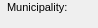
      <widget class="QWidget" name="Additionalinformation_9">
       <property name="geometry">
        <rect>
         <x>0</x>
         <y>0</y>
         <width>98</width>
         <height>28</height>
        </rect>
       </property>
       <attribute name="label">
        <string>Additional information</string>
       </attribute>
       <widget class="QTextEdit" name="descript">
        <property name="geometry">
         <rect>
          <x>110</x>
          <y>165</y>
          <width>431</width>
          <height>25</height>
         </rect>
        </property>
       </widget>
       <widget class="QTextEdit" name="link">
        <property name="enabled">
         <bool>false</bool>
        </property>
        <property name="geometry">
         <rect>
          <x>110</x>
          <y>195</y>
          <width>431</width>
          <height>25</height>
         </rect>
        </property>
       </widget>
       <widget class="QLabel" name="label_descript">
        <property name="geometry">
         <rect>
          <x>10</x>
          <y>165</y>
          <width>91</width>
          <height>22</height>
         </rect>
        </property>
        <property name="font">
         <font>
          <pointsize>8</pointsize>
         </font>
        </property>
        <property name="frameShape">
         <enum>QFrame::NoFrame</enum>
        </property>
        <property name="frameShadow">
         <enum>QFrame::Plain</enum>
        </property>
        <property name="text">
         <string>Description:</string>
        </property>
        <property name="textFormat">
         <enum>Qt::AutoText</enum>
        </property>
        <property name="scaledContents">
         <bool>false</bool>
        </property>
        <property name="alignment">
         <set>Qt::AlignLeading|Qt::AlignLeft|Qt::AlignVCenter</set>
        </property>
        <property name="margin">
         <number>3</number>
        </property>
       </widget>
       <widget class="QLabel" name="label_link">
        <property name="geometry">
         <rect>
          <x>10</x>
          <y>195</y>
          <width>90</width>
          <height>22</height>
         </rect>
        </property>
        <property name="font">
         <font>
          <pointsize>8</pointsize>
         </font>
        </property>
        <property name="frameShape">
         <enum>QFrame::NoFrame</enum>
        </property>
        <property name="frameShadow">
         <enum>QFrame::Plain</enum>
        </property>
        <property name="text">
         <string>Link:</string>
        </property>
        <property name="textFormat">
         <enum>Qt::AutoText</enum>
        </property>
        <property name="scaledContents">
         <bool>false</bool>
        </property>
        <property name="alignment">
         <set>Qt::AlignLeading|Qt::AlignLeft|Qt::AlignVCenter</set>
        </property>
        <property name="margin">
         <number>3</number>
        </property>
       </widget>
       <widget class="QTextEdit" name="observ">
        <property name="geometry">
         <rect>
          <x>110</x>
          <y>105</y>
          <width>431</width>
          <height>25</height>
         </rect>
        </property>
       </widget>
       <widget class="QTextEdit" name="comment">
        <property name="geometry">
         <rect>
          <x>110</x>
          <y>135</y>
          <width>431</width>
          <height>25</height>
         </rect>
        </property>
        <property name="frameShadow">
         <enum>QFrame::Sunken</enum>
        </property>
        <property name="lineWidth">
         <number>1</number>
        </property>
       </widget>
       <widget class="QTextEdit" name="annotation">
        <property name="geometry">
         <rect>
          <x>110</x>
          <y>75</y>
          <width>431</width>
          <height>25</height>
         </rect>
        </property>
        <property name="frameShape">
         <enum>QFrame::StyledPanel</enum>
        </property>
        <property name="frameShadow">
         <enum>QFrame::Raised</enum>
        </property>
       </widget>
       <widget class="QLabel" name="label_annotation">
        <property name="geometry">
         <rect>
          <x>10</x>
          <y>75</y>
          <width>90</width>
          <height>22</height>
         </rect>
        </property>
        <property name="font">
         <font>
          <pointsize>8</pointsize>
         </font>
        </property>
        <property name="frameShape">
         <enum>QFrame::NoFrame</enum>
        </property>
        <property name="frameShadow">
         <enum>QFrame::Plain</enum>
        </property>
        <property name="text">
         <string>Annotation:</string>
        </property>
        <property name="textFormat">
         <enum>Qt::AutoText</enum>
        </property>
        <property name="scaledContents">
         <bool>false</bool>
        </property>
        <property name="alignment">
         <set>Qt::AlignLeading|Qt::AlignLeft|Qt::AlignVCenter</set>
        </property>
        <property name="margin">
         <number>3</number>
        </property>
       </widget>
       <widget class="QLabel" name="label_observ">
        <property name="geometry">
         <rect>
          <x>10</x>
          <y>105</y>
          <width>90</width>
          <height>22</height>
         </rect>
        </property>
        <property name="font">
         <font>
          <pointsize>8</pointsize>
         </font>
        </property>
        <property name="frameShape">
         <enum>QFrame::NoFrame</enum>
        </property>
        <property name="frameShadow">
         <enum>QFrame::Plain</enum>
        </property>
        <property name="text">
         <string>Observation:</string>
        </property>
        <property name="textFormat">
         <enum>Qt::AutoText</enum>
        </property>
        <property name="scaledContents">
         <bool>false</bool>
        </property>
        <property name="alignment">
         <set>Qt::AlignLeading|Qt::AlignLeft|Qt::AlignVCenter</set>
        </property>
        <property name="margin">
         <number>3</number>
        </property>
       </widget>
       <widget class="QLabel" name="label_comment">
        <property name="geometry">
         <rect>
          <x>10</x>
          <y>135</y>
          <width>90</width>
          <height>22</height>
         </rect>
        </property>
        <property name="font">
         <font>
          <pointsize>8</pointsize>
         </font>
        </property>
        <property name="frameShape">
         <enum>QFrame::NoFrame</enum>
        </property>
        <property name="frameShadow">
         <enum>QFrame::Plain</enum>
        </property>
        <property name="text">
         <string>Comment:</string>
        </property>
        <property name="textFormat">
         <enum>Qt::AutoText</enum>
        </property>
        <property name="scaledContents">
         <bool>false</bool>
        </property>
        <property name="alignment">
         <set>Qt::AlignLeading|Qt::AlignLeft|Qt::AlignVCenter</set>
        </property>
        <property name="margin">
         <number>3</number>
        </property>
       </widget>
       <widget class="QLineEdit" name="num_value">
        <property name="geometry">
         <rect>
          <x>110</x>
          <y>225</y>
          <width>431</width>
          <height>25</height>
         </rect>
        </property>
        <property name="echoMode">
         <enum>QLineEdit::Normal</enum>
        </property>
       </widget>
       <widget class="QLabel" name="label_num_value">
        <property name="geometry">
         <rect>
          <x>10</x>
          <y>225</y>
          <width>90</width>
          <height>22</height>
         </rect>
        </property>
        <property name="font">
         <font>
          <pointsize>8</pointsize>
         </font>
        </property>
        <property name="frameShape">
         <enum>QFrame::NoFrame</enum>
        </property>
        <property name="frameShadow">
         <enum>QFrame::Plain</enum>
        </property>
        <property name="text">
         <string>Numeric value:</string>
        </property>
        <property name="textFormat">
         <enum>Qt::AutoText</enum>
        </property>
        <property name="scaledContents">
         <bool>false</bool>
        </property>
        <property name="alignment">
         <set>Qt::AlignLeading|Qt::AlignLeft|Qt::AlignVCenter</set>
        </property>
        <property name="margin">
         <number>3</number>
        </property>
       </widget>
       <widget class="QLineEdit" name="postnumber">
        <property name="geometry">
         <rect>
          <x>470</x>
          <y>25</y>
          <width>69</width>
          <height>18</height>
         </rect>
        </property>
        <property name="font">
         <font>
          <pointsize>8</pointsize>
         </font>
        </property>
        <property name="inputMask">
         <string/>
        </property>
        <property name="text">
         <string/>
        </property>
        <property name="frame">
         <bool>true</bool>
        </property>
       </widget>
       <widget class="QLabel" name="label_postnumber2">
        <property name="geometry">
         <rect>
          <x>381</x>
          <y>50</y>
          <width>85</width>
          <height>22</height>
         </rect>
        </property>
        <property name="font">
         <font>
          <pointsize>8</pointsize>
         </font>
        </property>
        <property name="frameShape">
         <enum>QFrame::NoFrame</enum>
        </property>
        <property name="frameShadow">
         <enum>QFrame::Plain</enum>
        </property>
        <property name="text">
         <string>Postnumber 2:</string>
        </property>
        <property name="textFormat">
         <enum>Qt::AutoText</enum>
        </property>
        <property name="scaledContents">
         <bool>false</bool>
        </property>
        <property name="alignment">
         <set>Qt::AlignLeading|Qt::AlignLeft|Qt::AlignVCenter</set>
        </property>
        <property name="margin">
         <number>3</number>
        </property>
       </widget>
       <widget class="QLabel" name="label_postcode">
        <property name="geometry">
         <rect>
          <x>381</x>
          <y>0</y>
          <width>83</width>
          <height>22</height>
         </rect>
        </property>
        <property name="font">
         <font>
          <pointsize>8</pointsize>
         </font>
        </property>
        <property name="frameShape">
         <enum>QFrame::NoFrame</enum>
        </property>
        <property name="frameShadow">
         <enum>QFrame::Plain</enum>
        </property>
        <property name="text">
         <string>Postcode:</string>
        </property>
        <property name="textFormat">
         <enum>Qt::AutoText</enum>
        </property>
        <property name="scaledContents">
         <bool>false</bool>
        </property>
        <property name="alignment">
         <set>Qt::AlignLeading|Qt::AlignLeft|Qt::AlignVCenter</set>
        </property>
        <property name="margin">
         <number>3</number>
        </property>
       </widget>
       <widget class="QLineEdit" name="postnumber2">
        <property name="geometry">
         <rect>
          <x>470</x>
          <y>50</y>
          <width>69</width>
          <height>18</height>
         </rect>
        </property>
        <property name="font">
         <font>
          <pointsize>8</pointsize>
         </font>
        </property>
        <property name="inputMask">
         <string/>
        </property>
        <property name="text">
         <string/>
        </property>
        <property name="frame">
         <bool>true</bool>
        </property>
       </widget>
       <widget class="QLabel" name="label_muni_id">
        <property name="geometry">
         <rect>
          <x>7</x>
          <y>-4</y>
          <width>90</width>
          <height>22</height>
         </rect>
        </property>
        <property name="font">
         <font>
          <pointsize>8</pointsize>
         </font>
        </property>
        <property name="frameShape">
         <enum>QFrame::NoFrame</enum>
        </property>
        <property name="frameShadow">
         <enum>QFrame::Plain</enum>
        </property>
        <property name="text">
         <string>Municipality:</string>
        </property>
        <property name="textFormat">
         <enum>Qt::AutoText</enum>
        </property>
        <property name="scaledContents">
         <bool>false</bool>
        </property>
        <property name="alignment">
         <set>Qt::AlignLeading|Qt::AlignLeft|Qt::AlignVCenter</set>
        </property>
        <property name="margin">
         <number>3</number>
        </property>
       </widget>
       <widget class="QLabel" name="label_postnumber">
        <property name="geometry">
         <rect>
          <x>381</x>
          <y>23</y>
          <width>83</width>
          <height>22</height>
         </rect>
        </property>
        <property name="font">
         <font>
          <pointsize>8</pointsize>
         </font>
        </property>
        <property name="frameShape">
         <enum>QFrame::NoFrame</enum>
        </property>
        <property name="frameShadow">
         <enum>QFrame::Plain</enum>
        </property>
        <property name="text">
         <string>Postnumber:</string>
        </property>
        <property name="textFormat">
         <enum>Qt::AutoText</enum>
        </property>
        <property name="scaledContents">
         <bool>false</bool>
        </property>
        <property name="alignment">
         <set>Qt::AlignLeading|Qt::AlignLeft|Qt::AlignVCenter</set>
        </property>
        <property name="margin">
         <number>3</number>
        </property>
       </widget>
       <widget class="QComboBox" name="streetaxis_id">
        <property name="geometry">
         <rect>
          <x>109</x>
          <y>25</y>
          <width>247</width>
          <height>18</height>
         </rect>
        </property>
        <property name="font">
         <font>
          <pointsize>8</pointsize>
         </font>
        </property>
       </widget>
       <widget class="QComboBox" name="muni_id">
        <property name="geometry">
         <rect>
          <x>109</x>
          <y>0</y>
          <width>247</width>
          <height>18</height>
         </rect>
        </property>
        <property name="font">
         <font>
          <pointsize>8</pointsize>
         </font>
        </property>
       </widget>
       <widget class="QLabel" name="label_streetaxis2_id">
        <property name="geometry">
         <rect>
          <x>9</x>
          <y>50</y>
          <width>83</width>
          <height>22</height>
         </rect>
        </property>
        <property name="font">
         <font>
          <pointsize>8</pointsize>
         </font>
        </property>
        <property name="frameShape">
         <enum>QFrame::NoFrame</enum>
        </property>
        <property name="frameShadow">
         <enum>QFrame::Plain</enum>
        </property>
        <property name="text">
         <string>Street 2:</string>
        </property>
        <property name="textFormat">
         <enum>Qt::AutoText</enum>
        </property>
        <property name="scaledContents">
         <bool>false</bool>
        </property>
        <property name="alignment">
         <set>Qt::AlignLeading|Qt::AlignLeft|Qt::AlignVCenter</set>
        </property>
        <property name="margin">
         <number>3</number>
        </property>
       </widget>
       <widget class="QLabel" name="label_streetaxis_id">
        <property name="geometry">
         <rect>
          <x>9</x>
          <y>23</y>
          <width>99</width>
          <height>22</height>
         </rect>
        </property>
        <property name="font">
         <font>
          <pointsize>8</pointsize>
         </font>
        </property>
        <property name="frameShape">
         <enum>QFrame::NoFrame</enum>
        </property>
        <property name="frameShadow">
         <enum>QFrame::Plain</enum>
        </property>
        <property name="text">
         <string>Street:</string>
        </property>
        <property name="textFormat">
         <enum>Qt::AutoText</enum>
        </property>
        <property name="scaledContents">
         <bool>false</bool>
        </property>
        <property name="alignment">
         <set>Qt::AlignLeading|Qt::AlignLeft|Qt::AlignVCenter</set>
        </property>
        <property name="margin">
         <number>3</number>
        </property>
       </widget>
       <widget class="QLineEdit" name="postcode">
        <property name="geometry">
         <rect>
          <x>470</x>
          <y>0</y>
          <width>69</width>
          <height>18</height>
         </rect>
        </property>
        <property name="font">
         <font>
          <pointsize>8</pointsize>
         </font>
        </property>
        <property name="inputMask">
         <string/>
        </property>
        <property name="text">
         <string/>
        </property>
        <property name="frame">
         <bool>true</bool>
        </property>
       </widget>
       <widget class="QComboBox" name="streetaxis2_id">
        <property name="geometry">
         <rect>
          <x>109</x>
          <y>50</y>
          <width>247</width>
          <height>18</height>
         </rect>
        </property>
        <property name="font">
         <font>
          <pointsize>8</pointsize>
         </font>
        </property>
       </widget>
      </widget>
